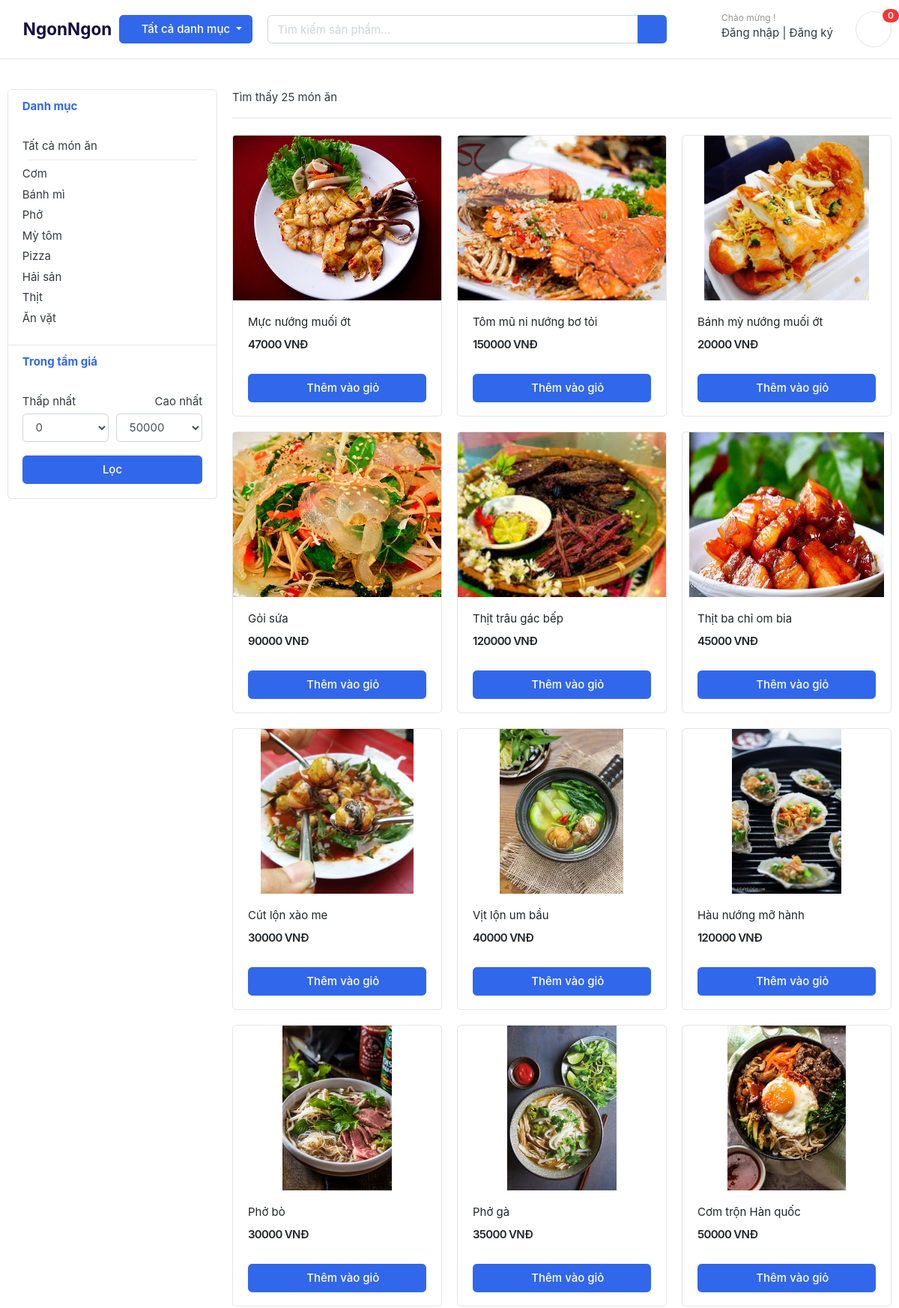
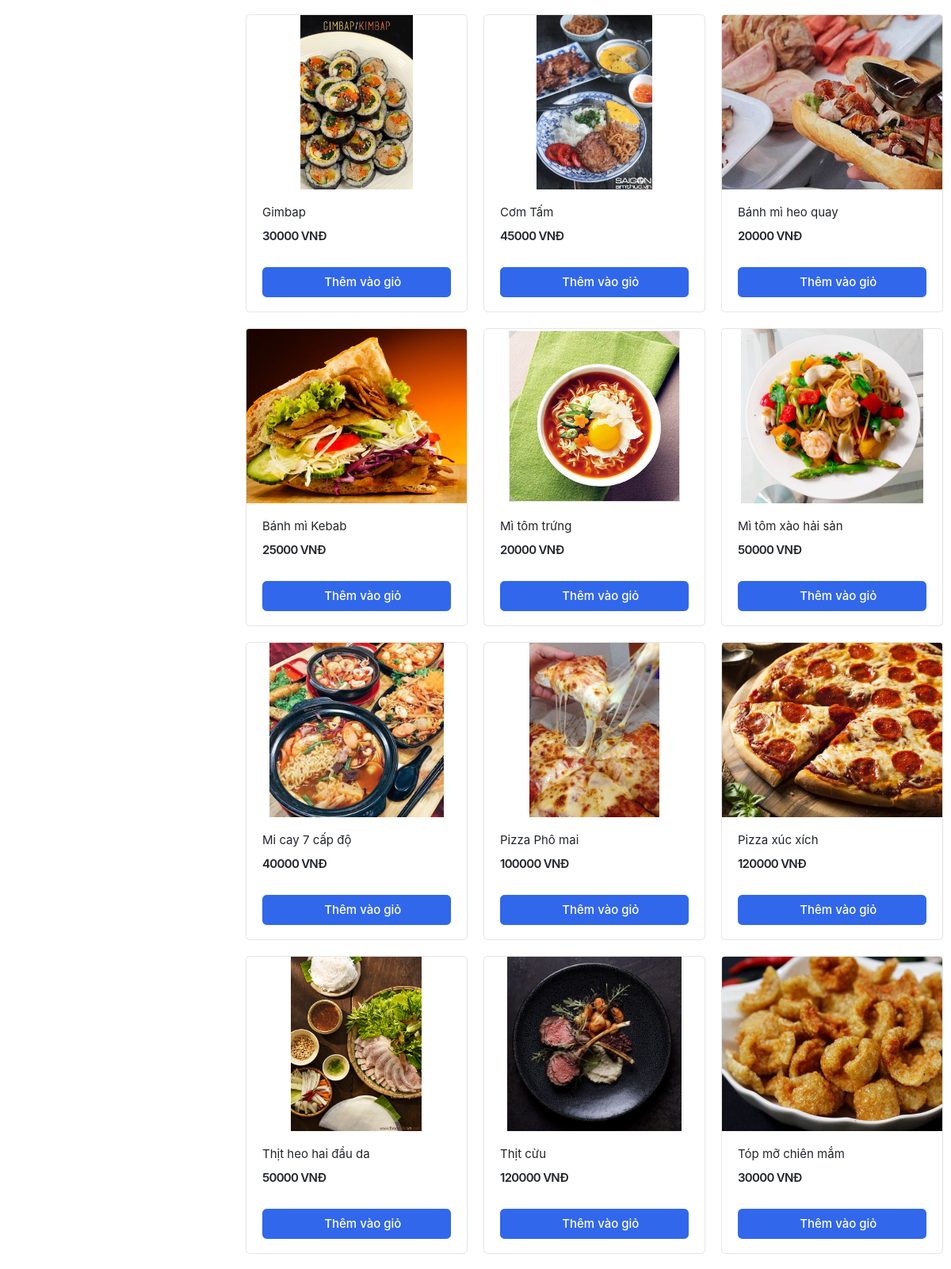
The app's page /product/ (upper part) with its own data (2 pictures, top to bottom).
### category/models.py (models this page shows, shortened)
class Category(models.Model):
    name = models.CharField(max_length=100, unique=True)
    slug = models.SlugField(max_length=50, unique=True, allow_unicode=True)
    description = models.CharField(max_length=500, blank=True)
    class Meta:
        verbose_name = "category"
        verbose_name_plural = "categories"
    def get_product(self):
        return reverse("product_by_category", args=[self.slug])

### product/models.py (models this page shows, shortened)
class Product(models.Model):
    name = models.CharField(max_length=100, unique=True)
    slug = models.SlugField(max_length=50, unique=True, allow_unicode=True)
    price = models.IntegerField()
    description = models.TextField(max_length=500, blank=True)
    image = models.ImageField(upload_to='photos/products')
    is_available = models.BooleanField(default=True)
    created_date = models.DateTimeField(auto_now_add=True)
    modified_date = models.DateTimeField(auto_now=True)
    category = models.ForeignKey(Category, on_delete=models.CASCADE)
    class Meta:
        verbose_name = "product"
        verbose_name_plural = "products"
    def get_detail(self):
        return reverse("product_detail", args=[self.slug])

### product/views.py (the view)
# urls.py: path("product", views.ReadProduct, name="ReadProduct"),
def product(request, category_slug=None):
    if category_slug != None:
        category = get_object_or_404(Category, slug=category_slug)
        products = Product.objects.all().filter(category=category, is_available=True)
    else:
        products = Product.objects.all().filter(is_available=True)
    quantity = products.count()
    categories = Category.objects.all()
    return render(request=request, template_name="product/product.html",
                  context={"products": products, "quantity": quantity, "categories": categories})

### category/context_processors.py (called while the page is built)
def header_menu_links(request):
    links = Category.objects.all()
    return dict(links=links)

### templates/product/product.html (shortened to what this page needs)
{% extends 'base.html' %}
{% block content %}
<section class="section-content padding-y">
    <div class="container">
        <div class="row">
            <aside class="col-md-3">
                <div class="card">
                    <article class="filter-group">
                        <header class="card-header">
                            <a href="#" data-toggle="collapse" data-target="#collapse_1" aria-expanded="true" class="">
                                <i class="icon-control fa fa-chevron-down"></i>
                                <h6 class="title">Danh mục</h6>
                            </a>
                        </header>
                        <div class="filter-content collapse show" id="collapse_1">
                            <div class="card-body">
                                <ul class="list-menu">
                                    <li>
                                        <a href="{% url 'product' %}">Tất cả món ăn</a>
                                    </li>
                                    <hr style="margin: 7px;" />
                                    {% for c in categories %}
                                    <li><a href="{{ c.slug }}">{{ c.name }}</a></li>
                                    {% endfor %}
                                </ul>
                            </div>
                        </div>
                    </article>
                    <article class="filter-group">
                        <header class="card-header">
                            <a href="#" data-toggle="collapse" data-target="#collapse_3" aria-expanded="true" class="">
                                <i class="icon-control fa fa-chevron-down"></i>
                                <h6 class="title">Trong tầm giá </h6>
                            </a>
                        </header>
                        <div class="filter-content collapse show" id="collapse_3">
                            <div class="card-body">
                                <div class="form-row">
                                    <div class="form-group col-md-6">
                                        <label>Thấp nhất</label>
                                        <select class="mr-2 form-control">
                                            <option value="0">0</option>
                                        </select>
                                    </div>
                                    <div class="form-group text-right col-md-6">
                                        <label>Cao nhất</label>
                                        <select class="mr-2 form-control">
                                            <option value="50">50000</option>
                                        </select>
                                    </div>
                                </div>
                                <button class="btn btn-block btn-primary">Lọc</button>
                            </div>
                        </div>
                    </article>
                </div>
            </aside>
            <main class="col-md-9">
                <header class="border-bottom mb-4 pb-3">
                    <div class="form-inline">
                        <span class="mr-md-auto">Tìm thấy {{ quantity }} món ăn</span>
                    </div>
                </header>
                <div class="row">
                    {% for p in products %}
                    <div class="col-md-4">
                        <figure class="card card-product-grid">
                            <a href="{{ p.get_detail }}" class="img-wrap">
                                <img src="{{ p.image.url }}">
                            </a>
                            <figcaption class="info-wrap">
                                <div class="fix-height">
                                    <a href="{{ p.get_detail }}" class="title">
                                        {{ p.name }}
                                    </a>
                                    <div class="price-wrap mt-2">
                                        <span class="price">{{ p.price }} VNĐ</span>
                                    </div>
                                </div>
                                <a href="{% url 'add_to_cart' p.id %}" class="btn btn-block btn-primary">
                                    <i class="fas fa-cart-plus"></i>
                                    Thêm vào giỏ
                                </a>
                            </figcaption>
                        </figure>
                    </div>
                    {% endfor %}
                </div>
            </main>
        </div>
    </div>
</section>
{% endblock content %}

### foodapp/static/css/ui.css (style rules this page uses)
html { font-family: "Inter", sans-serif; font-size: 15px; }
.img-wrap { text-align: center; display: block; }
.img-wrap img { max-width: 100%; }
.price-wrap { letter-spacing: -0.7px; }
.padding-y { padding-top: 40px; padding-bottom: 40px; }
figure { margin-bottom: 0; }
article:after, .form-group:after { display: block; clear: both; content: ""; }
[class*=list-] li:after { visibility: hidden; display: block; content: ""; overflow: hidden; height: 0; clear: both; }
.list-menu { list-style: none; margin: 0; padding-left: 0; }
.list-menu li { margin-bottom: 5px; }
.list-menu a { color: #343a40; }
[class*=card-product] a.title { color: #212529; display: block; }
[class*=card-product] .img-wrap { overflow: hidden; position: relative; }
[class*=card-product] .img-wrap img { height: 100%; max-width: 100%; width: auto; display: inline-block; -o-object-fit: cover; object-fit: cover; }
.card-product-grid { margin-bottom: 20px; }
.card-product-grid .img-wrap { border-radius: 0.2rem 0.2rem 0 0; height: 220px; }
.card-product-grid .info-wrap { overflow: hidden; padding: 18px 20px; }
.card-product-grid .fix-height { height: 80px; overflow: hidden; }
.card .img-wrap { overflow: hidden; }
.price { font-weight: 600; color: #212529; }
.icon-control { margin-top: 5px; float: right; font-size: 80%; }
.card-header .title { margin-bottom: 0; line-height: 1.5; }
.filter-group { border-bottom: 1px solid #e4e4e4; }
.filter-group .card-header { border-bottom: 0; }
.filter-group:last-child { border-bottom: 0; }

### records on screen
Category: name "Cơm"
Category: name "Bánh mì"
Category: name "Phở"
Category: name "Mỳ tôm"
Category: name "Pizza"
Category: name "Hải sản"
Category: name "Thịt"
Category: name "Ăn vặt"
Product: image (picture), name "Mực nướng muối ớt", price "47000"
Product: image (picture), name "Tôm mũ ni nướng bơ tỏi", price "150000"
Product: image (picture), name "Bánh mỳ nướng muối ớt", price "20000"
Product: image (picture), name "Gỏi sứa", price "90000"
Product: image (picture), name "Thịt trâu gác bếp", price "120000"
Product: image (picture), name "Thịt ba chỉ om bia", price "45000"
Product: image (picture), name "Cút lộn xào me", price "30000"
Product: image (picture), name "Vịt lộn um bầu", price "40000"
Product: image (picture), name "Hàu nướng mỡ hành", price "120000"
Product: image (picture), name "Phở bò", price "30000"
Product: image (picture), name "Phở gà", price "35000"
Product: image (picture), name "Cơm trộn Hàn quốc", price "50000"
Product: image (picture), name "Gimbap", price "30000"
Product: image (picture), name "Cơm Tấm", price "45000"
Product: image (picture), name "Bánh mì heo quay", price "20000"
Product: image (picture), name "Bánh mì Kebab", price "25000"
Product: image (picture), name "Mì tôm trứng", price "20000"
Product: image (picture), name "Mì tôm xào hải sản", price "50000"
Product: image (picture), name "Mi cay 7 cấp độ", price "40000"
Product: image (picture), name "Pizza Phô mai", price "100000"
Product: image (picture), name "Pizza xúc xích", price "120000"
Product: image (picture), name "Thịt heo hai đầu da", price "50000"
Product: image (picture), name "Thịt cừu", price "120000"
Product: image (picture), name "Tóp mỡ chiên mắm", price "30000"

### other values on screen
{{ quantity }} "25"
